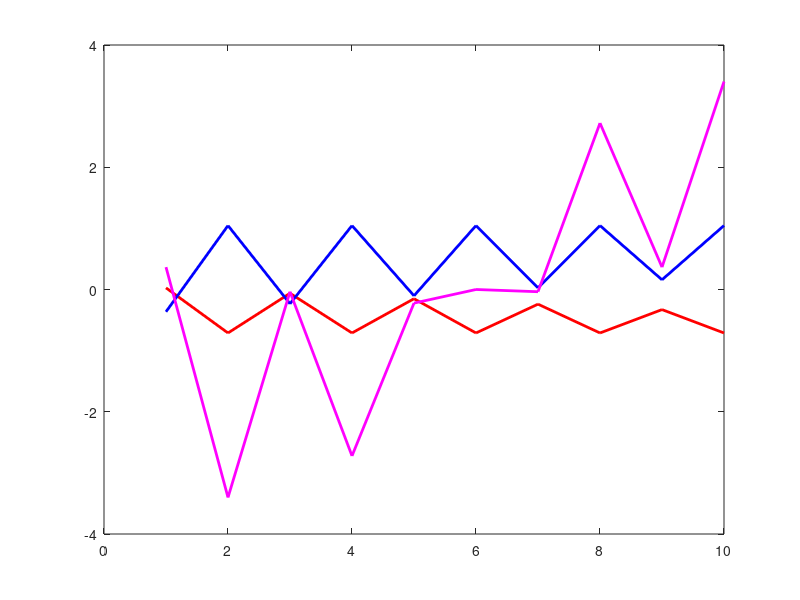

Recreate this plot in MATLAB.
clear
%Material properties
den = 3000;
wd = 0.1;
ht = 0.2;
len = 0.5;
area = wd * ht;
E = 10^10;
I = (len*wd^3)/12;
n=input('Enter no of nodes :');
l = len/(n-1);
M1 = (den*l*area/420)*[156 22*l 54 -13*l;22*l 4*l*l 13*l -3*l*l;54 13*l 156 -22*l;-13*l -3*l*l -22*l 4*l*l]
K1 = (E*I/l^3)*[12 6*l -12 6*l;6*l 4*l*l -6*l 2*l*l;-12 -6*l 12 -6*l;6*l 2*l*l -6*l 4*l*l]
K = zeros(2*n,2*n);
M = zeros(2*n,2*n);
for i=1:2:2*(n-1)
    for j=1:4
        for l=1:4
            K(i+j-1,i+l-1) = K(i+j-1,i+l-1) + K1(j,l); %Stiffness matrix
            M(i+j-1,i+l-1) = M(i+j-1,i+l-1) + M1(j,l); %Mass matrix
        end
    end
end
%Eigen values
   [V,D] = eig(K,M);
   w = sqrt(D);
   f = w/(2*pi);
   fprintf('Freq =');
   disp(f(1,1));    %frequency
   plot(V(:,1),'red','lineWidth',2); hold on;
   plot(V(:,2),'blue','lineWidth',2); hold on;
   plot(V(:,3),'magenta','lineWidth',2);